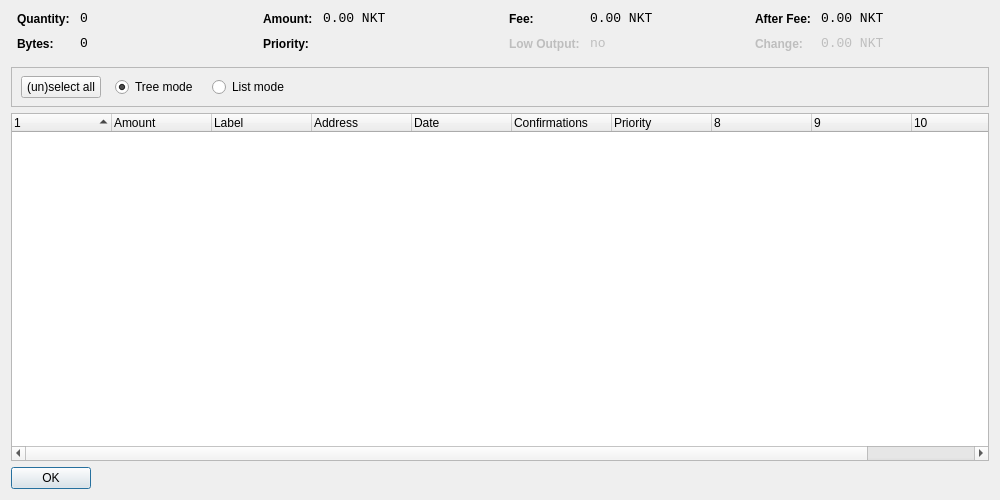
<?xml version="1.0" encoding="UTF-8"?>
<ui version="4.0">
 <class>CoinControlDialog</class>
 <widget class="QDialog" name="CoinControlDialog">
  <property name="geometry">
   <rect>
    <x>0</x>
    <y>0</y>
    <width>1000</width>
    <height>500</height>
   </rect>
  </property>
  <property name="windowTitle">
   <string>Coin Control</string>
  </property>
  <layout class="QVBoxLayout" name="verticalLayout">
   <item>
    <layout class="QHBoxLayout" name="horizontalLayoutTop" stretch="0,0,0,0">
     <property name="topMargin">
      <number>0</number>
     </property>
     <property name="bottomMargin">
      <number>10</number>
     </property>
     <item>
      <layout class="QFormLayout" name="formLayoutCoinControl1">
       <property name="horizontalSpacing">
        <number>10</number>
       </property>
       <property name="verticalSpacing">
        <number>10</number>
       </property>
       <property name="leftMargin">
        <number>6</number>
       </property>
       <property name="rightMargin">
        <number>6</number>
       </property>
       <item row="0" column="0">
        <widget class="QLabel" name="labelCoinControlQuantityText">
         <property name="styleSheet">
          <string notr="true">font-weight:bold;</string>
         </property>
         <property name="text">
          <string>Quantity:</string>
         </property>
        </widget>
       </item>
       <item row="0" column="1">
        <widget class="QLabel" name="labelCoinControlQuantity">
         <property name="font">
          <font>
           <family>Monospace</family>
           <pointsize>10</pointsize>
          </font>
         </property>
         <property name="cursor">
          <cursorShape>IBeamCursor</cursorShape>
         </property>
         <property name="contextMenuPolicy">
          <enum>Qt::ActionsContextMenu</enum>
         </property>
         <property name="text">
          <string notr="true">0</string>
         </property>
         <property name="textInteractionFlags">
          <set>Qt::LinksAccessibleByMouse|Qt::TextSelectableByKeyboard|Qt::TextSelectableByMouse</set>
         </property>
        </widget>
       </item>
       <item row="1" column="0">
        <widget class="QLabel" name="labelCoinControlBytesText">
         <property name="styleSheet">
          <string notr="true">font-weight:bold;</string>
         </property>
         <property name="text">
          <string>Bytes:</string>
         </property>
        </widget>
       </item>
       <item row="1" column="1">
        <widget class="QLabel" name="labelCoinControlBytes">
         <property name="font">
          <font>
           <family>Monospace</family>
           <pointsize>10</pointsize>
          </font>
         </property>
         <property name="cursor">
          <cursorShape>IBeamCursor</cursorShape>
         </property>
         <property name="contextMenuPolicy">
          <enum>Qt::ActionsContextMenu</enum>
         </property>
         <property name="text">
          <string notr="true">0</string>
         </property>
         <property name="textInteractionFlags">
          <set>Qt::LinksAccessibleByMouse|Qt::TextSelectableByKeyboard|Qt::TextSelectableByMouse</set>
         </property>
        </widget>
       </item>
      </layout>
     </item>
     <item>
      <layout class="QFormLayout" name="formLayoutCoinControl2">
       <property name="horizontalSpacing">
        <number>10</number>
       </property>
       <property name="verticalSpacing">
        <number>10</number>
       </property>
       <property name="leftMargin">
        <number>6</number>
       </property>
       <property name="rightMargin">
        <number>6</number>
       </property>
       <item row="0" column="0">
        <widget class="QLabel" name="labelCoinControlAmountText">
         <property name="styleSheet">
          <string notr="true">font-weight:bold;</string>
         </property>
         <property name="text">
          <string>Amount:</string>
         </property>
        </widget>
       </item>
       <item row="0" column="1">
        <widget class="QLabel" name="labelCoinControlAmount">
         <property name="font">
          <font>
           <family>Monospace</family>
           <pointsize>10</pointsize>
          </font>
         </property>
         <property name="cursor">
          <cursorShape>IBeamCursor</cursorShape>
         </property>
         <property name="contextMenuPolicy">
          <enum>Qt::ActionsContextMenu</enum>
         </property>
         <property name="text">
          <string notr="true">0.00 NKT</string>
         </property>
         <property name="textInteractionFlags">
          <set>Qt::LinksAccessibleByMouse|Qt::TextSelectableByKeyboard|Qt::TextSelectableByMouse</set>
         </property>
        </widget>
       </item>
       <item row="1" column="0">
        <widget class="QLabel" name="labelCoinControlPriorityText">
         <property name="styleSheet">
          <string notr="true">font-weight:bold;</string>
         </property>
         <property name="text">
          <string>Priority:</string>
         </property>
        </widget>
       </item>
       <item row="1" column="1">
        <widget class="QLabel" name="labelCoinControlPriority">
         <property name="font">
          <font>
           <family>Monospace</family>
           <pointsize>10</pointsize>
          </font>
         </property>
         <property name="cursor">
          <cursorShape>IBeamCursor</cursorShape>
         </property>
         <property name="contextMenuPolicy">
          <enum>Qt::ActionsContextMenu</enum>
         </property>
         <property name="text">
          <string/>
         </property>
         <property name="textInteractionFlags">
          <set>Qt::LinksAccessibleByMouse|Qt::TextSelectableByKeyboard|Qt::TextSelectableByMouse</set>
         </property>
        </widget>
       </item>
      </layout>
     </item>
     <item>
      <layout class="QFormLayout" name="formLayoutCoinControl3">
       <property name="horizontalSpacing">
        <number>10</number>
       </property>
       <property name="verticalSpacing">
        <number>10</number>
       </property>
       <property name="leftMargin">
        <number>6</number>
       </property>
       <property name="rightMargin">
        <number>6</number>
       </property>
       <item row="0" column="0">
        <widget class="QLabel" name="labelCoinControlFeeText">
         <property name="styleSheet">
          <string notr="true">font-weight:bold;</string>
         </property>
         <property name="text">
          <string>Fee:</string>
         </property>
        </widget>
       </item>
       <item row="0" column="1">
        <widget class="QLabel" name="labelCoinControlFee">
         <property name="font">
          <font>
           <family>Monospace</family>
           <pointsize>10</pointsize>
          </font>
         </property>
         <property name="cursor">
          <cursorShape>IBeamCursor</cursorShape>
         </property>
         <property name="contextMenuPolicy">
          <enum>Qt::ActionsContextMenu</enum>
         </property>
         <property name="text">
          <string notr="true">0.00 NKT</string>
         </property>
         <property name="textInteractionFlags">
          <set>Qt::LinksAccessibleByMouse|Qt::TextSelectableByKeyboard|Qt::TextSelectableByMouse</set>
         </property>
        </widget>
       </item>
       <item row="1" column="0">
        <widget class="QLabel" name="labelCoinControlLowOutputText">
         <property name="enabled">
          <bool>false</bool>
         </property>
         <property name="styleSheet">
          <string notr="true">font-weight:bold;</string>
         </property>
         <property name="text">
          <string>Low Output:</string>
         </property>
        </widget>
       </item>
       <item row="1" column="1">
        <widget class="QLabel" name="labelCoinControlLowOutput">
         <property name="enabled">
          <bool>false</bool>
         </property>
         <property name="font">
          <font>
           <family>Monospace</family>
           <pointsize>10</pointsize>
          </font>
         </property>
         <property name="cursor">
          <cursorShape>IBeamCursor</cursorShape>
         </property>
         <property name="contextMenuPolicy">
          <enum>Qt::ActionsContextMenu</enum>
         </property>
         <property name="text">
          <string notr="true">no</string>
         </property>
         <property name="textInteractionFlags">
          <set>Qt::LinksAccessibleByMouse|Qt::TextSelectableByKeyboard|Qt::TextSelectableByMouse</set>
         </property>
        </widget>
       </item>
      </layout>
     </item>
     <item>
      <layout class="QFormLayout" name="formLayoutCoinControl4">
       <property name="horizontalSpacing">
        <number>10</number>
       </property>
       <property name="verticalSpacing">
        <number>10</number>
       </property>
       <property name="leftMargin">
        <number>6</number>
       </property>
       <property name="rightMargin">
        <number>6</number>
       </property>
       <item row="0" column="0">
        <widget class="QLabel" name="labelCoinControlAfterFeeText">
         <property name="styleSheet">
          <string notr="true">font-weight:bold;</string>
         </property>
         <property name="text">
          <string>After Fee:</string>
         </property>
        </widget>
       </item>
       <item row="0" column="1">
        <widget class="QLabel" name="labelCoinControlAfterFee">
         <property name="font">
          <font>
           <family>Monospace</family>
           <pointsize>10</pointsize>
          </font>
         </property>
         <property name="cursor">
          <cursorShape>IBeamCursor</cursorShape>
         </property>
         <property name="contextMenuPolicy">
          <enum>Qt::ActionsContextMenu</enum>
         </property>
         <property name="text">
          <string notr="true">0.00 NKT</string>
         </property>
         <property name="textInteractionFlags">
          <set>Qt::LinksAccessibleByMouse|Qt::TextSelectableByKeyboard|Qt::TextSelectableByMouse</set>
         </property>
        </widget>
       </item>
       <item row="1" column="0">
        <widget class="QLabel" name="labelCoinControlChangeText">
         <property name="enabled">
          <bool>false</bool>
         </property>
         <property name="styleSheet">
          <string notr="true">font-weight:bold;</string>
         </property>
         <property name="text">
          <string>Change:</string>
         </property>
        </widget>
       </item>
       <item row="1" column="1">
        <widget class="QLabel" name="labelCoinControlChange">
         <property name="enabled">
          <bool>false</bool>
         </property>
         <property name="font">
          <font>
           <family>Monospace</family>
           <pointsize>10</pointsize>
          </font>
         </property>
         <property name="cursor">
          <cursorShape>IBeamCursor</cursorShape>
         </property>
         <property name="contextMenuPolicy">
          <enum>Qt::ActionsContextMenu</enum>
         </property>
         <property name="text">
          <string notr="true">0.00 NKT</string>
         </property>
         <property name="textInteractionFlags">
          <set>Qt::LinksAccessibleByMouse|Qt::TextSelectableByKeyboard|Qt::TextSelectableByMouse</set>
         </property>
        </widget>
       </item>
      </layout>
     </item>
    </layout>
   </item>
   <item>
    <widget class="QFrame" name="frame">
     <property name="minimumSize">
      <size>
       <width>0</width>
       <height>40</height>
      </size>
     </property>
     <property name="frameShape">
      <enum>QFrame::StyledPanel</enum>
     </property>
     <property name="frameShadow">
      <enum>QFrame::Sunken</enum>
     </property>
     <widget class="QWidget" name="horizontalLayoutWidget">
      <property name="geometry">
       <rect>
        <x>10</x>
        <y>0</y>
        <width>781</width>
        <height>41</height>
       </rect>
      </property>
      <layout class="QHBoxLayout" name="horizontalLayoutPanel" stretch="0,0,0,0,0">
       <property name="spacing">
        <number>14</number>
       </property>
       <item>
        <widget class="QPushButton" name="pushButtonSelectAll">
         <property name="sizePolicy">
          <sizepolicy hsizetype="Maximum" vsizetype="Fixed">
           <horstretch>0</horstretch>
           <verstretch>0</verstretch>
          </sizepolicy>
         </property>
         <property name="text">
          <string>(un)select all</string>
         </property>
        </widget>
       </item>
       <item>
        <widget class="QRadioButton" name="radioTreeMode">
         <property name="sizePolicy">
          <sizepolicy hsizetype="Maximum" vsizetype="Fixed">
           <horstretch>0</horstretch>
           <verstretch>0</verstretch>
          </sizepolicy>
         </property>
         <property name="text">
          <string>Tree mode</string>
         </property>
         <property name="checked">
          <bool>true</bool>
         </property>
        </widget>
       </item>
       <item>
        <widget class="QRadioButton" name="radioListMode">
         <property name="sizePolicy">
          <sizepolicy hsizetype="Maximum" vsizetype="Fixed">
           <horstretch>0</horstretch>
           <verstretch>0</verstretch>
          </sizepolicy>
         </property>
         <property name="text">
          <string>List mode</string>
         </property>
        </widget>
       </item>
       <item>
        <spacer name="horizontalSpacer">
         <property name="orientation">
          <enum>Qt::Horizontal</enum>
         </property>
         <property name="sizeHint" stdset="0">
          <size>
           <width>40</width>
           <height>20</height>
          </size>
         </property>
        </spacer>
       </item>
      </layout>
     </widget>
    </widget>
   </item>
   <item>
    <widget class="CoinControlTreeWidget" name="treeWidget">
     <property name="contextMenuPolicy">
      <enum>Qt::CustomContextMenu</enum>
     </property>
     <property name="sortingEnabled">
      <bool>false</bool>
     </property>
     <property name="columnCount">
      <number>11</number>
     </property>
     <attribute name="headerShowSortIndicator" stdset="0">
      <bool>true</bool>
     </attribute>
     <attribute name="headerStretchLastSection">
      <bool>false</bool>
     </attribute>
     <column>
      <property name="text">
       <string/>
      </property>
     </column>
     <column>
      <property name="text">
       <string>Amount</string>
      </property>
     </column>
     <column>
      <property name="text">
       <string>Label</string>
      </property>
     </column>
     <column>
      <property name="text">
       <string>Address</string>
      </property>
     </column>
     <column>
      <property name="text">
       <string>Date</string>
      </property>
     </column>
     <column>
      <property name="text">
       <string>Confirmations</string>
      </property>
      <property name="toolTip">
       <string>Confirmed</string>
      </property>
     </column>
     <column>
      <property name="text">
       <string>Priority</string>
      </property>
     </column>
     <column>
      <property name="text">
       <string/>
      </property>
     </column>
     <column>
      <property name="text">
       <string/>
      </property>
     </column>
     <column>
      <property name="text">
       <string/>
      </property>
     </column>
     <column>
      <property name="text">
       <string/>
      </property>
     </column>
    </widget>
   </item>
   <item>
    <widget class="QDialogButtonBox" name="buttonBox">
     <property name="sizePolicy">
      <sizepolicy hsizetype="Maximum" vsizetype="Fixed">
       <horstretch>0</horstretch>
       <verstretch>0</verstretch>
      </sizepolicy>
     </property>
     <property name="orientation">
      <enum>Qt::Horizontal</enum>
     </property>
     <property name="standardButtons">
      <set>QDialogButtonBox::Ok</set>
     </property>
    </widget>
   </item>
  </layout>
 </widget>
 <customwidgets>
  <customwidget>
   <class>CoinControlTreeWidget</class>
   <extends>QTreeWidget</extends>
   <header>coincontroltreewidget.h</header>
  </customwidget>
 </customwidgets>
 <resources/>
 <connections/>
</ui>
